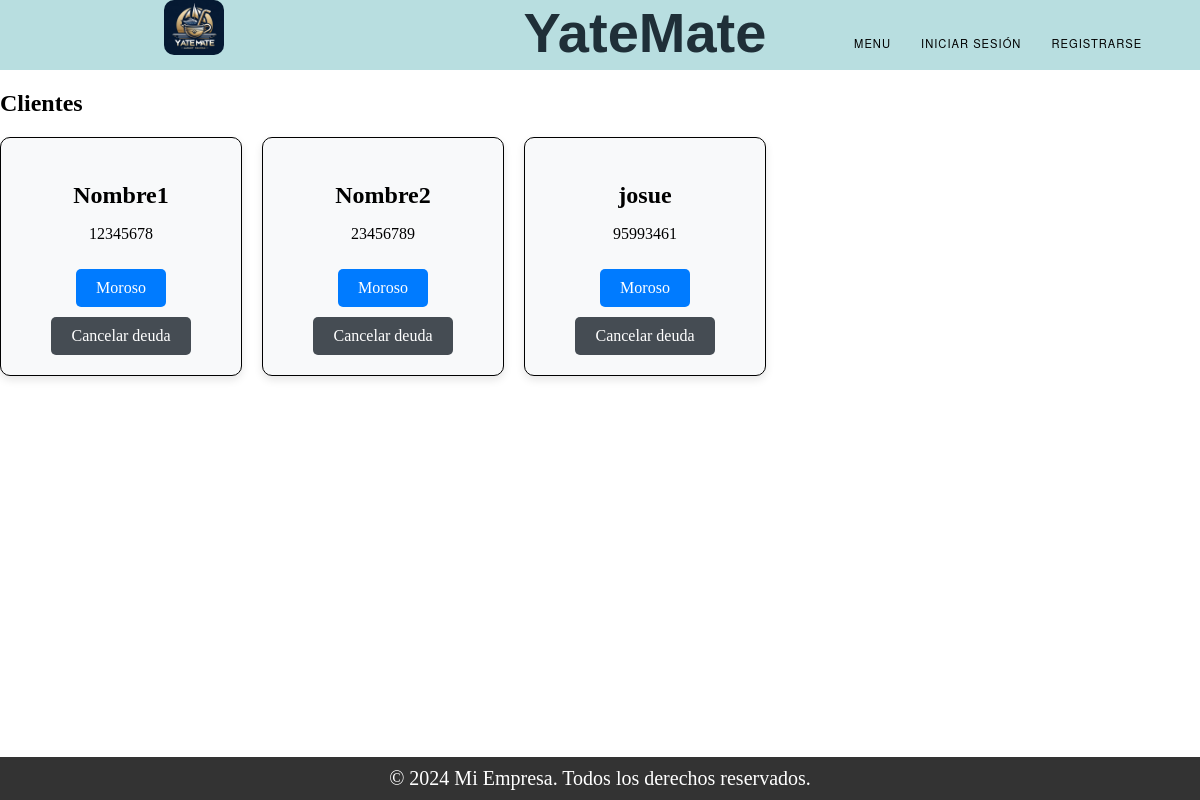
Page /listado_clientes/ on the earlier database version.
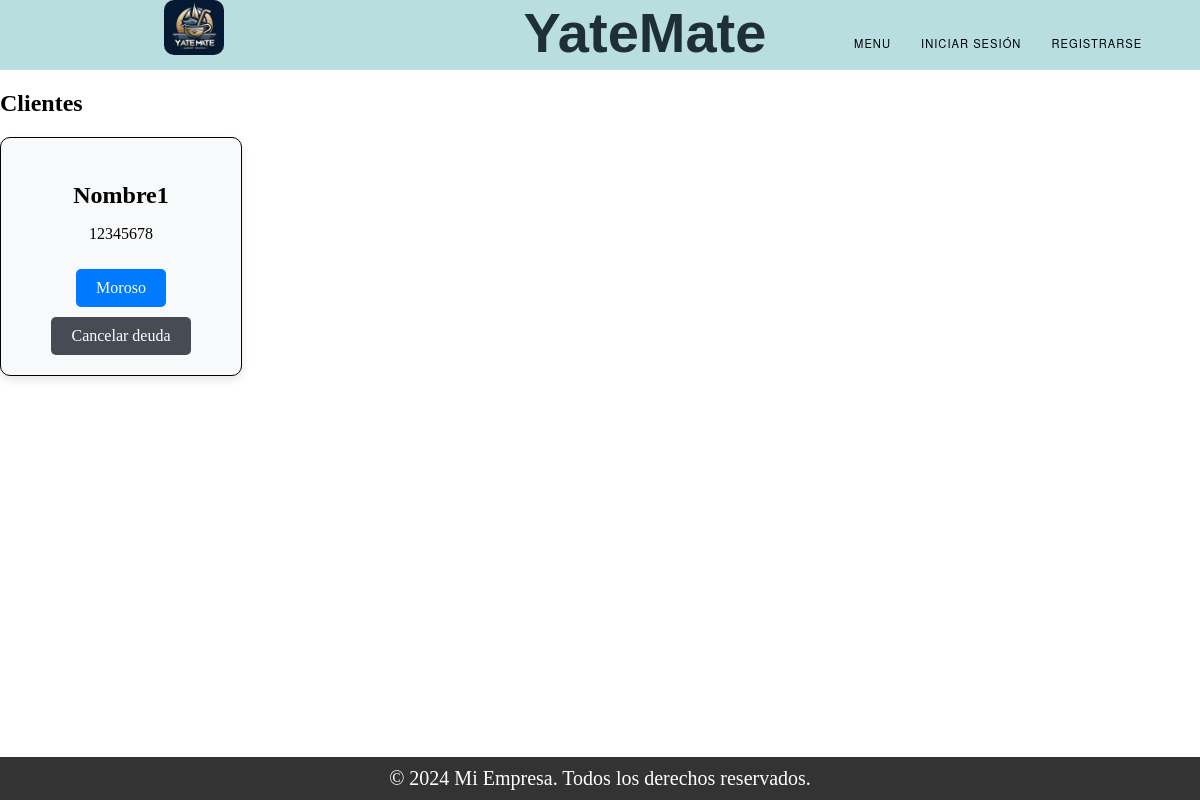
Same page on the later database version.
### Register/models.py (models this page shows, shortened)
class User(models.Model):
    TIPOS = (
        ('Administrador', 'Administrador'),
        ('Usuario', 'Usuario'),
        ('Cliente', 'Cliente'),
    )
    mail = models.CharField(max_length=150, unique=True)  # Nombre de usuario (email).
    tipo = models.CharField(max_length=20, choices=TIPOS)
    password = models.CharField(max_length=128)  # Contraseña.
    nombre = models.CharField(max_length=255)
    apellido = models.CharField(max_length=255)
    dni = models.CharField(max_length=20)
    fecha_expiracion_dni = models.DateField()
    nacionalidad = models.CharField(max_length=100)
    genero = models.CharField(max_length=10)
    domicilio = models.CharField(max_length=255)
    fecha_nacimiento = models.DateField()
    cuil_cuit = models.CharField(max_length=20)
    moroso = models.BooleanField(default=False)

### Home/views.py (the view)
# urls.py: path('listado_clientes/',views.listado_clientes, name='listado_clientes'),
def listado_clientes(request):
    clientes = User.objects.filter(tipo='Cliente')  # Cambiar 'Clientes' por 'Cliente'
    return render(request, "listado_clientes.html", {'clientes': clientes})

### Trueque/context_processors.py (called while the page is built)
def conversaciones_usuario(request):
    user_id = request.session.get('user_id')
    if user_id:
        conversaciones = Conversacion.objects.filter(Q(dueño_publicacion=user_id) | Q(solicitante=user_id))
        return {'conversaciones_usuario': conversaciones}
    else:
        return {'conversaciones_usuario': []}

### Home/templates/listado_clientes.html (shortened to what this page needs)
{% extends "base.html" %}
{% block content %}
{% if clientes %}
    <h2>Clientes</h2>
    <div class="clientes-container">
        {% for cliente in clientes %}
            <div class="card">
                <h3 class="card-title">{{ cliente.nombre }}</h3>
                <p>{{ cliente.dni }}</p>
                {% if cliente.moroso %}
                    <a href="#" class="btn btn-cardDesactivado">Moroso</a>
                    <a href="{% url 'cancelar_deuda' cliente.id %}" class="btn btn-card">Cancelar deuda</a>
                {% else %}
                    <a href="{% url 'moroso_clientes' cliente.id %}" class="btn btn-card">Moroso</a>
                    <a href="#" class="btn btn-cardDesactivado">Cancelar deuda</a>
                {% endif %}
            </div>
        {% endfor %}
    </div>
{% else %}
    <p>No hay clientes para mostrar</p>
{% endif %}
{% endblock %}

Differences in the rows shown:
no longer on this page (row edited): User: nombre "Nombre2", dni "23456789", moroso "Moroso"
removed User: nombre "josue", dni "95993461", moroso "Moroso"
